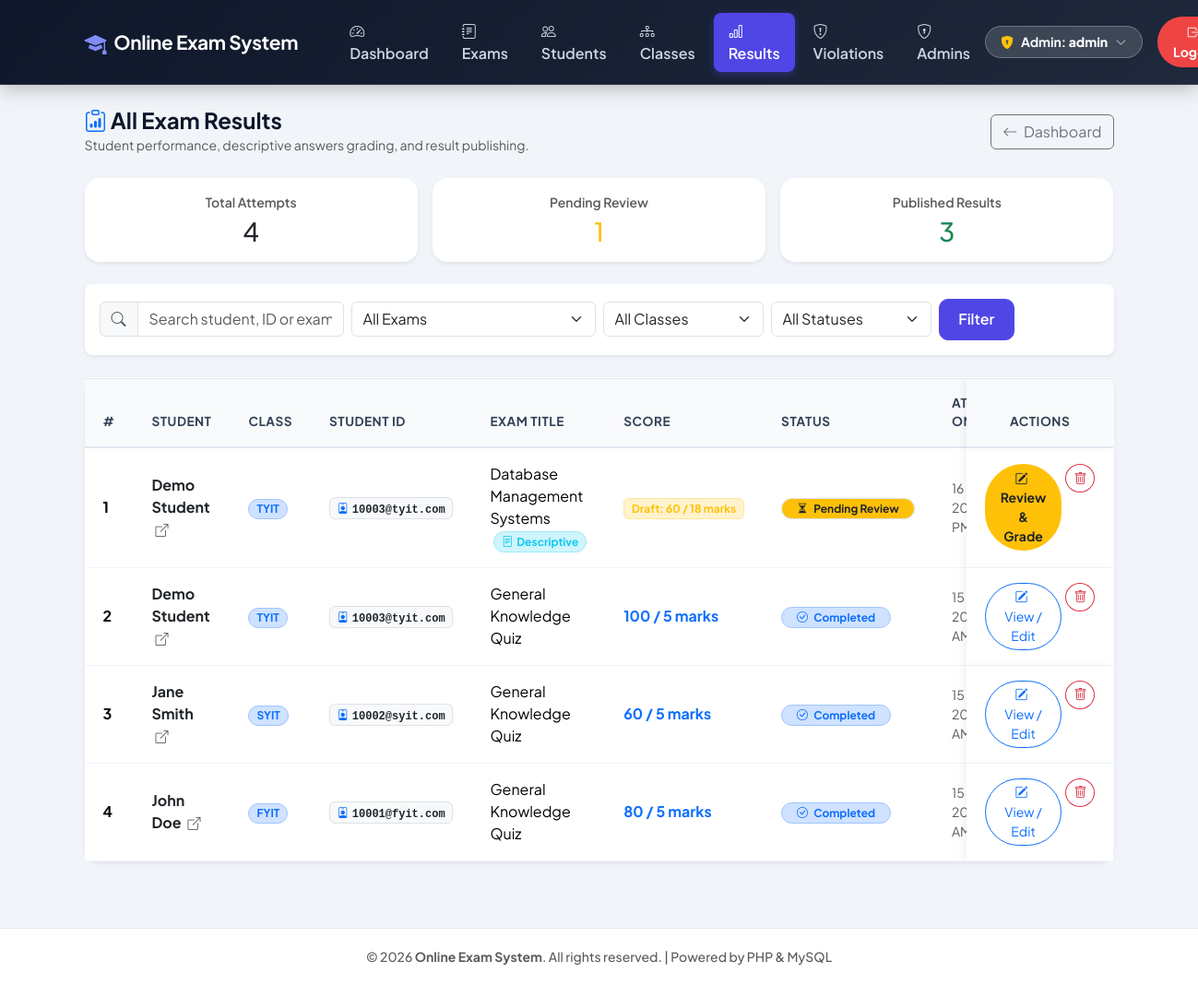
The page /admin/view-results.php (signed in) on the database as committed earlier.
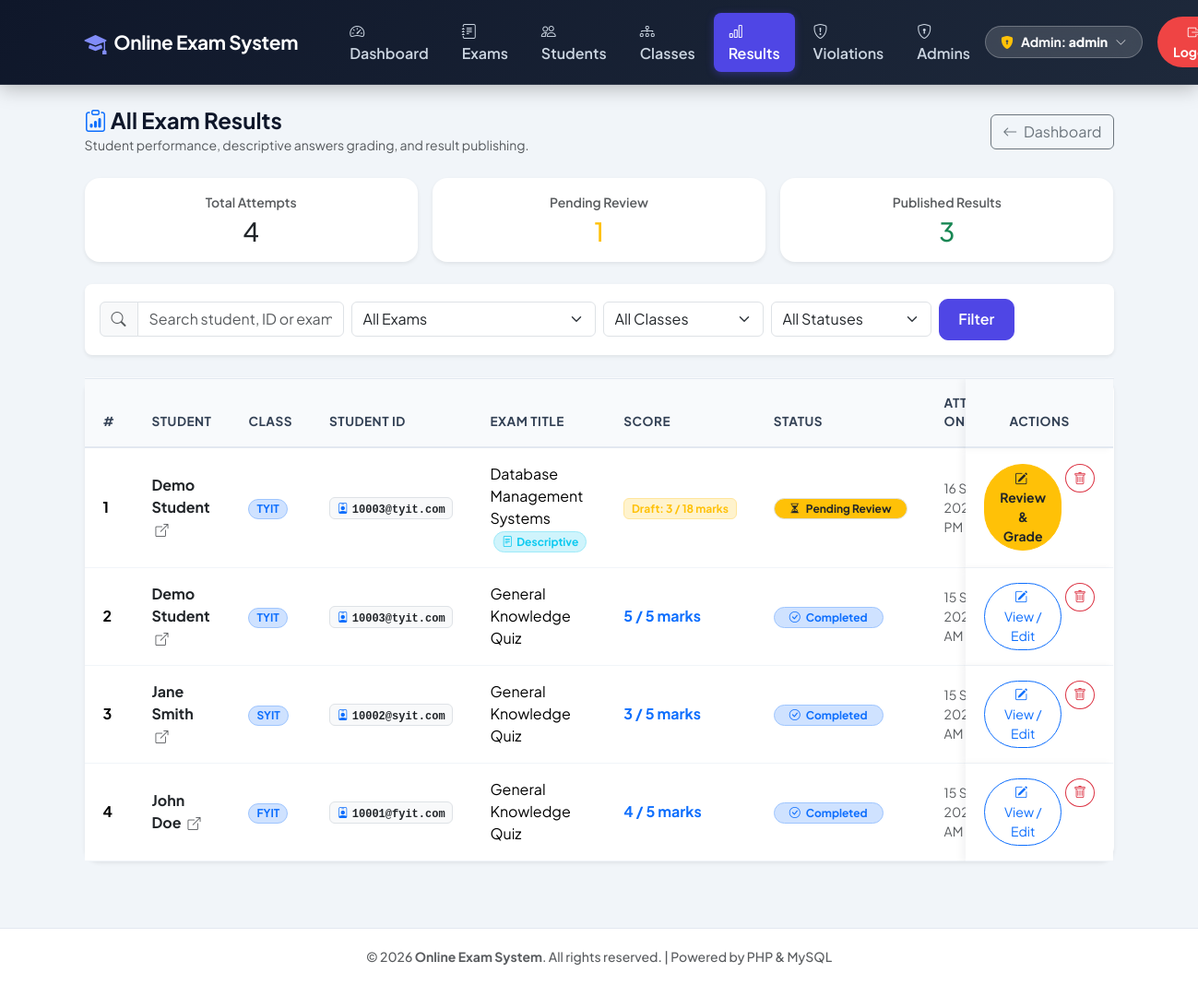
The same page on the database as committed later.
### tables this page shows
CREATE TABLE IF NOT EXISTS `results` (
    `id`           INT AUTO_INCREMENT PRIMARY KEY,
    `student_id`   INT          NOT NULL,
    `exam_id`      INT          NOT NULL,
    `score`        INT          NOT NULL,
    `status`       VARCHAR(20)  NOT NULL DEFAULT 'published',
    `admin_feedback` TEXT       NULL,
    `attempted_at` DATETIME     NOT NULL DEFAULT CURRENT_TIMESTAMP,
    `evaluated_at` DATETIME     NULL,
    FOREIGN KEY (`student_id`) REFERENCES `students`(`id`) ON DELETE CASCADE,
    FOREIGN KEY (`exam_id`)    REFERENCES `exams`(`id`)    ON DELETE CASCADE
);

CREATE TABLE IF NOT EXISTS `students` (
    `id`       INT AUTO_INCREMENT PRIMARY KEY,
    `name`     VARCHAR(100) NOT NULL,
    `email`    VARCHAR(100) NOT NULL UNIQUE,
    `password` VARCHAR(255) NOT NULL,
    `class_id` INT NULL,
    FOREIGN KEY (`class_id`) REFERENCES `classes`(`id`) ON DELETE SET NULL
);

CREATE TABLE IF NOT EXISTS `classes` (
    `id`          INT AUTO_INCREMENT PRIMARY KEY,
    `name`        VARCHAR(50)  NOT NULL,
    `description` VARCHAR(200) NULL,
    `sort_order`  INT          NOT NULL DEFAULT 0,
    `created_at`  DATETIME     NOT NULL DEFAULT CURRENT_TIMESTAMP,
    UNIQUE KEY `uq_class_name` (`name`)
);

CREATE TABLE IF NOT EXISTS `exams` (
    `id`               INT AUTO_INCREMENT PRIMARY KEY,
    `title`            VARCHAR(150) NOT NULL,
    `duration_minutes` INT          NOT NULL DEFAULT 30,
    `result_mode`      VARCHAR(20)  NOT NULL DEFAULT 'instant',
    `start_at`         DATETIME     NULL,
    `end_at`           DATETIME     NULL
);

### admin/view-results.php (the view, shortened to what the changed rows need)
<?php
include '../includes/header.php';
include '../config/db.php';
$where_clauses = [];
$where_sql = !empty($where_clauses) ? "WHERE " . implode(" AND ", $where_clauses) : "";
$sql = "SELECT r.*, s.name AS student_name, s.email, c.name AS class_name,
         e.title AS exam_title,
         (SELECT COUNT(*) FROM questions q WHERE q.exam_id = e.id) AS total_q,
         (SELECT COUNT(*) FROM questions q WHERE q.exam_id = e.id AND q.question_type = 'descriptive') AS desc_q_count,
         (SELECT COALESCE(SUM(q.marks), 0) FROM questions q WHERE q.exam_id = e.id) AS exam_total_marks
         FROM results r
         JOIN students s ON r.student_id = s.id
         LEFT JOIN classes c ON s.class_id = c.id
         JOIN exams e ON r.exam_id = e.id
         $where_sql
         ORDER BY r.attempted_at DESC";
$stmt_results = mysqli_prepare($conn, $sql);
$results_list = [];
if ($stmt_results) {
    mysqli_stmt_execute($stmt_results);
    $res = mysqli_stmt_get_result($stmt_results);
    if ($res) {
        while ($row = mysqli_fetch_assoc($res)) {
            $results_list[] = $row;
        }
    }
}
?>
<div class="card shadow-sm border-0 rounded-4 mb-5">
    <div class="card-body p-0">
        <div class="table-responsive" id="resultsTableResponsive">
            <table class="table custom-table table-sticky-actions align-middle mb-0">
                <thead>
                    <tr>
                        <th class="ps-4">#</th>
                        <th>Student</th>
                        <th>Class</th>
                        <th>Student ID</th>
                        <th>Exam Title</th>
                        <th>Score</th>
                        <th>Status</th>
                        <th>Attempted On</th>
                        <th class="text-center pe-4">Actions</th>
                    </tr>
                </thead>
                <tbody>
                    <?php
                    if (!empty($results_list)):
                        $i = 1;
                        foreach ($results_list as $r):
                            $is_pending = (($r['status'] ?? 'published') === 'pending');
                            $has_desc   = ((int)($r['desc_q_count'] ?? 0)) > 0;
                    ?>
                        <tr>
                            <td class="ps-4 fw-bold"><?php echo $i++; ?></td>
                            <td>
                                <a href="student-profile.php?id=<?php echo $r['student_id']; ?>" class="fw-bold text-dark text-decoration-none">
                                    <?php echo htmlspecialchars($r['student_name']); ?>
                                    <i class="bi bi-box-arrow-up-right ms-1 small text-muted"></i>
                                </a>
                            </td>
                            <td>
                                <?php if (!empty($r['class_name'])): ?>
                                    <span class="badge bg-primary-subtle text-primary border border-primary-subtle rounded-pill px-2 py-1 small">
                                        <?php echo htmlspecialchars($r['class_name']); ?>
                                    </span>
                                <?php else: ?>
                                    <span class="text-muted small">—</span>
                                <?php endif; ?>
                            </td>
                            <td><span class="badge bg-light text-dark border font-monospace"><i class="bi bi-person-badge me-1 text-primary"></i><?php echo htmlspecialchars($r['email']); ?></span></td>
                            <td>
                                <?php echo htmlspecialchars($r['exam_title']); ?>
                                <?php if ($has_desc): ?>
                                    <span class="badge bg-info-subtle text-info border border-info-subtle rounded-pill ms-1 small" title="Contains descriptive questions">
                                        <i class="bi bi-file-text me-1"></i>Descriptive
                                    </span>
                                <?php endif; ?>
                            </td>
                            <td>
                                <?php
                                $out_of = (float)($r['exam_total_marks'] ?? 0);
                                $display_total = ($out_of > 0) ? rtrim(rtrim(number_format($out_of, 2), '0'), '.') : '';
                                ?>
                                <?php if ($is_pending): ?>
                                    <span class="badge bg-warning-subtle text-warning border border-warning-subtle fw-bold">
                                        Draft: <?php echo $r['score']; ?><?php echo $display_total ? " / $display_total" : ''; ?> marks
                                    </span>
                                <?php else: ?>
                                    <span class="fw-bold fs-6 text-primary">
                                        <?php echo $r['score']; ?><?php echo $display_total ? " / $display_total" : ''; ?> marks
                                    </span>
                                <?php endif; ?>
                            </td>
                            <td>
                                <?php if ($is_pending): ?>
                                    <span class="badge bg-warning text-dark border rounded-pill px-3 py-1 fw-bold">
                                        <i class="bi bi-hourglass-split me-1"></i> Pending Review
                                    </span>
                                <?php else: ?>
                                    <span class="badge bg-primary-subtle text-primary border border-primary-subtle rounded-pill px-3 py-1 fw-bold">
                                        <i class="bi bi-check-circle me-1"></i> Completed
                                    </span>
                                <?php endif; ?>
                            </td>
                            <td class="text-muted small"><?php echo date('d M Y, h:i A', strtotime($r['attempted_at'])); ?></td>
                            <td class="text-center pe-4">
                                <div class="btn-group gap-1">
                                    <button type="button"
                                            class="btn btn-sm <?php echo $is_pending ? 'btn-warning text-dark fw-bold' : 'btn-outline-primary'; ?> rounded-pill px-3"
                                            data-bs-toggle="modal"
                                            data-bs-target="#reviewModal<?php echo $r['id']; ?>"
                                            title="Review Submission & Grade">
                                        <i class="bi bi-pencil-square me-1"></i> <?php echo $is_pending ? 'Review & Grade' : 'View / Edit'; ?>
                                    </button>
                                    <form method="POST" action="view-results.php" style="display:inline;" onsubmit="return confirm('Are you sure you want to delete this result record?');">
                                        <button type="submit" class="btn btn-sm btn-outline-danger rounded-circle" title="Delete Result">
                                            <i class="bi bi-trash"></i>
                                        </button>
                                    </form>
                                </div>
                            </td>
                        </tr>
                    <?php
                        endforeach;
                    endif; ?>
                </tbody>
            </table>
        </div>
    </div>
</div>
<?php include '../includes/footer.php'; ?>

Rows that differ between the two databases and show on the page:
changed results "Database Management Systems": score "60" → "3"
changed results (number 2 of 4 on the later page): score "100" → "5"
changed results "Jane Smith": score "60" → "3"
changed results "John Doe": score "80" → "4"
